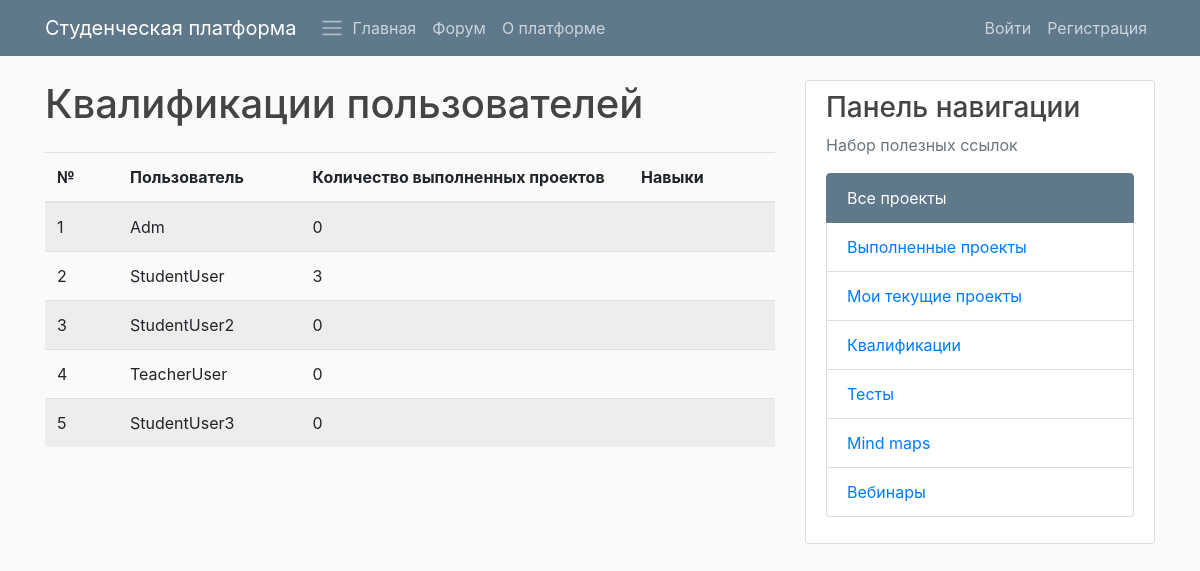
Screenshot of /platform/qualifications/ with the database file from the repository.
### PlatformApp/models.py (models this page shows, shortened)
class Qualification(models.Model):
    user = models.OneToOneField(User, on_delete=models.CASCADE)
    done_projects_count = models.IntegerField()

### PlatformApp/views.py (the view)
# urls.py: path("qualifications/", platfrom_views.QualificationsListView.as_view(),
class QualificationsListView(ListView):
    model = Qualification
    def get_context_data(self, **kwargs):
        context = super().get_context_data(**kwargs)
        return context

### PlatformApp/templates/PlatformApp/qualification_list.html
{% extends "PlatformApp/base.html" %}
{% block content %}
{% load templatetagname %}
<h1>Квалификации пользователей</h1>
<div class="table-responsive pt-3">
    <table class="table table-hover table-striped">
        <colgroup>
            <col span="1" style="width: 10%;">
            <col span="1" style="width: 25%;">
            <col span="1" style="width: 45%;">
            <col span="1" style="width: 20%;">
        </colgroup>
        <thead class="">
            <tr>
                <th scope="col" class="align-middle">№</th>
                <th scope="col" class="align-middle">Пользователь</th>
                <th scope="col" class="align-middle">Количество выполненных проектов</th>
                <th scope="col" class="align-middle">Навыки</th>
            </tr>
        </thead>
        <tbody class="">
            {% for object in object_list %}
            <tr>
                <td scope="row" class="align-middle">{{ object.id }}</td>
                <td class="align-middle">{{ object.user }}</td>
                <td class="align-middle">{{ object.done_projects_count }}</td>
                <td class="align-middle"></td>
            </tr>
            {% endfor %}
        </tbody>
    </table>
</div>
{% endblock content %}
{% block right_panel %}
<div class="list-group">
    <a class="list-group-item active" href="{% url 'project-all' %}">
        Все проекты
    </a>
    <a class="list-group-item" href="{% url 'project-done' %}">
        Выполненные проекты
    </a>
    <a class="list-group-item" href="{% url 'project-mine' %}">
        Мои текущие проекты
    </a>
    <a class="list-group-item" href="{% url 'qualifications' %}">
        Квалификации
    </a>
    <a class="list-group-item" href="{% url 'quiz_index' %}">
        Тесты
    </a>
    <a class="list-group-item" href="#">
        Mind maps
    </a>
    <a class="list-group-item" href="{% url 'webinar-test' %}">
        Вебинары
    </a>
</div>
{% endblock right_panel %}

### PlatformApp/static/PlatformApp/main.css (style rules this page uses)
body { background: #fafafa; color: #333333; margin-top: 5rem; }
h1, h2, h3, h4, h5, h6 { color: #444444; }
.list-group-item.active { background-color: #5f788a; border-color: #5f788a; }

### rows the page displays
Qualification: id "1", user "Adm", done_projects_count "0"
Qualification: id "2", user "StudentUser", done_projects_count "3"
Qualification: id "3", user "StudentUser2", done_projects_count "0"
Qualification: id "4", user "TeacherUser", done_projects_count "0"
Qualification: id "5", user "StudentUser3", done_projects_count "0"
